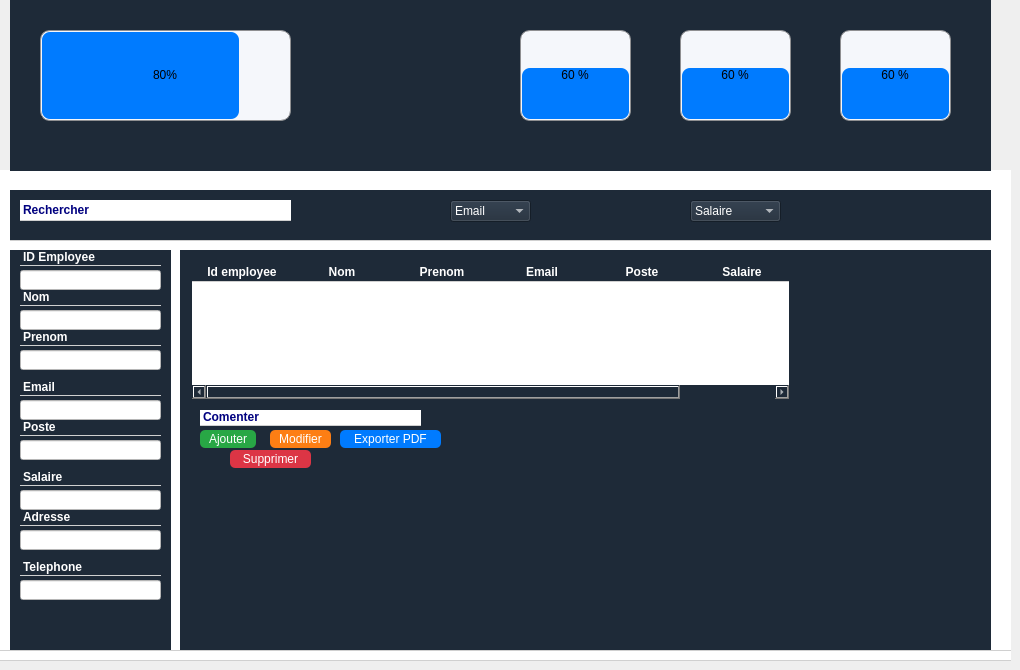
    <widget class="QWidget" name="Employe_2">
     <widget class="QStackedWidget" name="client_3">
      <property name="geometry">
       <rect>
        <x>0</x>
        <y>170</y>
        <width>1011</width>
        <height>491</height>
       </rect>
      </property>
      <property name="cursor">
       <cursorShape>ArrowCursor</cursorShape>
      </property>
      <property name="mouseTracking">
       <bool>true</bool>
      </property>
      <property name="tabletTracking">
       <bool>true</bool>
      </property>
      <property name="styleSheet">
       <string notr="true">QFrame {
background-color:white;
border: none; 
border-bottom: 1px solid #d0d0d0 ;
}</string>
      </property>
      <property name="frameShape">
       <enum>QFrame::Shape::StyledPanel</enum>
      </property>
      <property name="frameShadow">
       <enum>QFrame::Shadow::Raised</enum>
      </property>
      <property name="currentIndex">
       <number>0</number>
      </property>
      <widget class="QWidget" name="add_client_4">
       <widget class="QFrame" name="cruds">
        <property name="geometry">
         <rect>
          <x>180</x>
          <y>80</y>
          <width>811</width>
          <height>401</height>
         </rect>
        </property>
        <property name="styleSheet">
         <string notr="true">background-color: #1e2a38;
color: white;
font: bold 11pt &quot;Arial&quot;;

</string>
        </property>
        <property name="frameShape">
         <enum>QFrame::Shape::NoFrame</enum>
        </property>
        <widget class="QLabel" name="comment">
         <property name="geometry">
          <rect>
           <x>20</x>
           <y>160</y>
           <width>221</width>
           <height>16</height>
          </rect>
         </property>
         <property name="styleSheet">
          <string notr="true">background-color: white;
    gridline-color: #ccc;
    font: 10pt &quot;Arial&quot;;
</string>
         </property>
         <property name="text">
          <string>&lt;html&gt;&lt;head/&gt;&lt;body&gt;&lt;p&gt;&lt;span style=&quot; font-weight:700; color:#00007f;&quot;&gt;Comenter&lt;/span&gt;&lt;/p&gt;&lt;/body&gt;&lt;/html&gt;</string>
         </property>
        </widget>
        <widget class="QPushButton" name="ajouter">
         <property name="geometry">
          <rect>
           <x>20</x>
           <y>180</y>
           <width>56</width>
           <height>18</height>
          </rect>
         </property>
         <property name="styleSheet">
          <string notr="true">QPushButton {
    background-color: #28a745;
    color: white;
    border-radius: 5px;
}

</string>
         </property>
         <property name="text">
          <string>Ajouter</string>
         </property>
        </widget>
        <widget class="QPushButton" name="modifier">
         <property name="geometry">
          <rect>
           <x>90</x>
           <y>180</y>
           <width>61</width>
           <height>18</height>
          </rect>
         </property>
         <property name="styleSheet">
          <string notr="true">QPushButton {
    background-color: #fd7e14;
    color: white;
    border-radius: 5px;
}
</string>
         </property>
         <property name="text">
          <string>Modifier</string>
         </property>
        </widget>
        <widget class="QPushButton" name="exporter">
         <property name="geometry">
          <rect>
           <x>160</x>
           <y>180</y>
           <width>101</width>
           <height>18</height>
          </rect>
         </property>
         <property name="styleSheet">
          <string notr="true">QPushButton {
    background-color: #007bff;
    color: white;
    border-radius: 5px;
}
</string>
         </property>
         <property name="text">
          <string>Exporter PDF</string>
         </property>
        </widget>
        <widget class="QPushButton" name="supprimer">
         <property name="geometry">
          <rect>
           <x>50</x>
           <y>200</y>
           <width>81</width>
           <height>18</height>
          </rect>
         </property>
         <property name="styleSheet">
          <string notr="true">QPushButton {
    background-color: #dc3545;
    color: white;
    border-radius: 5px;
}</string>
         </property>
         <property name="text">
          <string>Supprimer</string>
         </property>
        </widget>
        <widget class="QTableWidget" name="tableau">
         <property name="geometry">
          <rect>
           <x>10</x>
           <y>10</y>
           <width>601</width>
           <height>141</height>
          </rect>
         </property>
         <property name="styleSheet">
          <string notr="true">QTableWidget {
    background-color: white;        /* cellules blanches */
    color: #1e2a38;                 /* texte bleu foncé */
    border: 2px solid #1e2a38;      /* bordures du tableau */
    font: bold 11pt &quot;Arial&quot;;
}

QTableWidget::item {
    background-color: white;        /* garde les cellules blanches */
    color: #1e2a38;
}

QHeaderView::section {
    background-color: #1e2a38;      /* en-tête bleu foncé */
    color: white;                   /* texte blanc */
    font: bold 11pt &quot;Arial&quot;;
    border: 1px solid #1e2a38;
}
</string>
         </property>
         <column>
          <property name="text">
           <string>Id employee</string>
          </property>
          <property name="font">
           <font>
            <bold>true</bold>
           </font>
          </property>
         </column>
         <column>
          <property name="text">
           <string>Nom</string>
          </property>
          <property name="font">
           <font>
            <bold>true</bold>
           </font>
          </property>
         </column>
         <column>
          <property name="text">
           <string>Prenom</string>
          </property>
          <property name="font">
           <font>
            <bold>true</bold>
           </font>
          </property>
         </column>
         <column>
          <property name="text">
           <string>Email</string>
          </property>
          <property name="font">
           <font>
            <bold>true</bold>
           </font>
          </property>
         </column>
         <column>
          <property name="text">
           <string>Poste</string>
          </property>
          <property name="font">
           <font>
            <bold>true</bold>
           </font>
          </property>
         </column>
         <column>
          <property name="text">
           <string>Salaire</string>
          </property>
          <property name="font">
           <font>
            <bold>true</bold>
           </font>
          </property>
         </column>
        </widget>
       </widget>
       <widget class="QFrame" name="liste">
        <property name="geometry">
         <rect>
          <x>10</x>
          <y>80</y>
          <width>161</width>
          <height>401</height>
         </rect>
        </property>
        <property name="styleSheet">
         <string notr="true">background-color: #1e2a38;
color: white;
font: bold 11pt &quot;Arial&quot;;</string>
        </property>
        <property name="frameShape">
         <enum>QFrame::Shape::NoFrame</enum>
        </property>
        <widget class="QLabel" name="idemployee">
         <property name="geometry">
          <rect>
           <x>10</x>
           <y>0</y>
           <width>141</width>
           <height>16</height>
          </rect>
         </property>
         <property name="styleSheet">
          <string notr="true"/>
         </property>
         <property name="text">
          <string>&lt;html&gt;&lt;head/&gt;&lt;body&gt;&lt;p&gt;&lt;span style=&quot; font-weight:704;&quot;&gt;ID Employee&lt;/span&gt;&lt;/p&gt;&lt;/body&gt;&lt;/html&gt;</string>
         </property>
        </widget>
        <widget class="QLabel" name="nom">
         <property name="geometry">
          <rect>
           <x>10</x>
           <y>40</y>
           <width>141</width>
           <height>16</height>
          </rect>
         </property>
         <property name="text">
          <string>&lt;html&gt;&lt;head/&gt;&lt;body&gt;&lt;p&gt;&lt;span style=&quot; font-weight:704;&quot;&gt;Nom&lt;/span&gt;&lt;/p&gt;&lt;/body&gt;&lt;/html&gt;</string>
         </property>
        </widget>
        <widget class="QLabel" name="prenom">
         <property name="geometry">
          <rect>
           <x>10</x>
           <y>80</y>
           <width>141</width>
           <height>16</height>
          </rect>
         </property>
         <property name="text">
          <string>&lt;html&gt;&lt;head/&gt;&lt;body&gt;&lt;p&gt;&lt;span style=&quot; font-weight:704;&quot;&gt;Prenom&lt;/span&gt;&lt;/p&gt;&lt;/body&gt;&lt;/html&gt;</string>
         </property>
        </widget>
        <widget class="QLabel" name="adresse">
         <property name="geometry">
          <rect>
           <x>10</x>
           <y>260</y>
           <width>141</width>
           <height>16</height>
          </rect>
         </property>
         <property name="text">
          <string>&lt;html&gt;&lt;head/&gt;&lt;body&gt;&lt;p&gt;&lt;span style=&quot; font-weight:700;&quot;&gt;Adresse&lt;/span&gt;&lt;/p&gt;&lt;/body&gt;&lt;/html&gt;</string>
         </property>
        </widget>
        <widget class="QLabel" name="telephone">
         <property name="geometry">
          <rect>
           <x>10</x>
           <y>310</y>
           <width>141</width>
           <height>16</height>
          </rect>
         </property>
         <property name="text">
          <string>&lt;html&gt;&lt;head/&gt;&lt;body&gt;&lt;p&gt;&lt;span style=&quot; font-weight:700;&quot;&gt;Telephone&lt;/span&gt;&lt;/p&gt;&lt;/body&gt;&lt;/html&gt;</string>
         </property>
        </widget>
        <widget class="QLineEdit" name="idline">
         <property name="geometry">
          <rect>
           <x>10</x>
           <y>20</y>
           <width>141</width>
           <height>20</height>
          </rect>
         </property>
         <property name="font">
          <font>
           <family>Arial</family>
           <pointsize>10</pointsize>
           <italic>false</italic>
           <bold>false</bold>
          </font>
         </property>
         <property name="styleSheet">
          <string notr="true">background-color: white;
    gridline-color: #ccc;
    font: 10pt &quot;Arial&quot;;</string>
         </property>
         <property name="echoMode">
          <enum>QLineEdit::EchoMode::Normal</enum>
         </property>
        </widget>
        <widget class="QLineEdit" name="nomline">
         <property name="geometry">
          <rect>
           <x>10</x>
           <y>60</y>
           <width>141</width>
           <height>20</height>
          </rect>
         </property>
         <property name="styleSheet">
          <string notr="true">background-color: white;
    gridline-color: #ccc;
    font: 10pt &quot;Arial&quot;;
</string>
         </property>
        </widget>
        <widget class="QLineEdit" name="adresseline">
         <property name="geometry">
          <rect>
           <x>10</x>
           <y>280</y>
           <width>141</width>
           <height>20</height>
          </rect>
         </property>
         <property name="styleSheet">
          <string notr="true">background-color: white;
    gridline-color: #ccc;
    font: 10pt &quot;Arial&quot;;
</string>
         </property>
        </widget>
        <widget class="QLineEdit" name="telephoneline">
         <property name="geometry">
          <rect>
           <x>10</x>
           <y>330</y>
           <width>141</width>
           <height>20</height>
          </rect>
         </property>
         <property name="styleSheet">
          <string notr="true">background-color: white;
    gridline-color: #ccc;
    font: 10pt &quot;Arial&quot;;
</string>
         </property>
        </widget>
        <widget class="QLabel" name="email">
         <property name="geometry">
          <rect>
           <x>10</x>
           <y>130</y>
           <width>141</width>
           <height>16</height>
          </rect>
         </property>
         <property name="text">
          <string>&lt;html&gt;&lt;head/&gt;&lt;body&gt;&lt;p&gt;&lt;span style=&quot; font-weight:704;&quot;&gt;Email&lt;/span&gt;&lt;/p&gt;&lt;/body&gt;&lt;/html&gt;</string>
         </property>
        </widget>
        <widget class="QLineEdit" name="emailline">
         <property name="geometry">
          <rect>
           <x>10</x>
           <y>150</y>
           <width>141</width>
           <height>20</height>
          </rect>
         </property>
         <property name="styleSheet">
          <string notr="true">background-color: white;
    gridline-color: #ccc;
    font: 10pt &quot;Arial&quot;;
</string>
         </property>
        </widget>
        <widget class="QLabel" name="poste">
         <property name="geometry">
          <rect>
           <x>10</x>
           <y>170</y>
           <width>141</width>
           <height>16</height>
          </rect>
         </property>
         <property name="text">
          <string>&lt;html&gt;&lt;head/&gt;&lt;body&gt;&lt;p&gt;&lt;span style=&quot; font-weight:704;&quot;&gt;Poste&lt;/span&gt;&lt;/p&gt;&lt;/body&gt;&lt;/html&gt;</string>
         </property>
        </widget>
        <widget class="QLineEdit" name="salaireline">
         <property name="geometry">
          <rect>
           <x>10</x>
           <y>240</y>
           <width>141</width>
           <height>20</height>
          </rect>
         </property>
         <property name="styleSheet">
          <string notr="true">background-color: white;
    gridline-color: #ccc;
    font: 10pt &quot;Arial&quot;;
</string>
         </property>
        </widget>
        <widget class="QLineEdit" name="posteline">
         <property name="geometry">
          <rect>
           <x>10</x>
           <y>190</y>
           <width>141</width>
           <height>20</height>
          </rect>
         </property>
         <property name="styleSheet">
          <string notr="true">background-color: white;
    gridline-color: #ccc;
    font: 10pt &quot;Arial&quot;;
</string>
         </property>
        </widget>
        <widget class="QLabel" name="salaire">
         <property name="geometry">
          <rect>
           <x>10</x>
           <y>220</y>
           <width>141</width>
           <height>16</height>
          </rect>
         </property>
         <property name="text">
          <string>&lt;html&gt;&lt;head/&gt;&lt;body&gt;&lt;p&gt;&lt;span style=&quot; font-weight:704;&quot;&gt;Salaire&lt;/span&gt;&lt;/p&gt;&lt;/body&gt;&lt;/html&gt;</string>
         </property>
        </widget>
        <widget class="QLineEdit" name="prenomline">
         <property name="geometry">
          <rect>
           <x>10</x>
           <y>100</y>
           <width>141</width>
           <height>20</height>
          </rect>
         </property>
         <property name="styleSheet">
          <string notr="true">background-color: white;
    gridline-color: #ccc;
    font: 10pt &quot;Arial&quot;;
</string>
         </property>
        </widget>
       </widget>
       <widget class="QFrame" name="trirecherche">
        <property name="geometry">
         <rect>
          <x>10</x>
          <y>20</y>
          <width>981</width>
          <height>51</height>
         </rect>
        </property>
        <property name="styleSheet">
         <string notr="true">background-color: #1e2a38;
color: white;
font: bold 11pt &quot;Arial&quot;;

</string>
        </property>
        <property name="frameShape">
         <enum>QFrame::Shape::NoFrame</enum>
        </property>
        <widget class="QLabel" name="recherche">
         <property name="geometry">
          <rect>
           <x>10</x>
           <y>10</y>
           <width>271</width>
           <height>21</height>
          </rect>
         </property>
         <property name="styleSheet">
          <string notr="true">background-color: white;
    gridline-color: #ccc;
    font: 10pt &quot;Arial&quot;;</string>
         </property>
         <property name="text">
          <string>&lt;html&gt;&lt;head/&gt;&lt;body&gt;&lt;p&gt;&lt;span style=&quot; font-weight:700; color:#00007f;&quot;&gt;Rechercher&lt;/span&gt;&lt;/p&gt;&lt;/body&gt;&lt;/html&gt;</string>
         </property>
        </widget>
        <widget class="QComboBox" name="triemail">
         <property name="geometry">
          <rect>
           <x>440</x>
           <y>10</y>
           <width>81</width>
           <height>22</height>
          </rect>
         </property>
         <item>
          <property name="text">
           <string>Email</string>
          </property>
         </item>
         <item>
          <property name="text">
           <string/>
          </property>
         </item>
         <item>
          <property name="text">
           <string/>
          </property>
         </item>
        </widget>
        <widget class="QComboBox" name="trisalaire">
         <property name="geometry">
          <rect>
           <x>680</x>
           <y>10</y>
           <width>91</width>
           <height>22</height>
          </rect>
         </property>
         <item>
          <property name="text">
           <string>Salaire</string>
          </property>
         </item>
         <item>
          <property name="text">
           <string>0-500d</string>
          </property>
         </item>
         <item>
          <property name="text">
           <string>500-1000</string>
          </property>
         </item>
         <item>
          <property name="text">
           <string>1500-2000</string>
          </property>
         </item>
         <item>
          <property name="text">
           <string>2500-3000</string>
          </property>
         </item>
         <item>
          <property name="text">
           <string>3500-4000</string>
          </property>
         </item>
         <item>
          <property name="text">
           <string>4500-5000</string>
          </property>
         </item>
         <item>
          <property name="text">
           <string>&gt;5000</string>
          </property>
         </item>
        </widget>
       </widget>
       <widget class="QLabel" name="label">
        <property name="geometry">
         <rect>
          <x>-10</x>
          <y>0</y>
          <width>1141</width>
          <height>481</height>
         </rect>
        </property>
        <property name="text">
         <string/>
        </property>
        <property name="pixmap">
         <pixmap>../../../Downloads/bg.png</pixmap>
        </property>
       </widget>
       <zorder>label</zorder>
       <zorder>cruds</zorder>
       <zorder>trirecherche</zorder>
       <zorder>liste</zorder>
      </widget>
     </widget>
     <widget class="QProgressBar" name="pourcentage_2">
      <property name="geometry">
       <rect>
        <x>520</x>
        <y>30</y>
        <width>111</width>
        <height>91</height>
       </rect>
      </property>
      <property name="styleSheet">
       <string notr="true">QProgressBar {
    border: 1px solid #8f8f91;
    border-radius: 10px;          /* Outer border radius */
    background-color: #F5F7FB;    /* Background color */
    text-align: center;           /* Centered text */
}

QProgressBar::chunk {
    background-color: #007bff;   /* Navy Blue fill color */
    border-radius: 8px;           /* Inner fill border radius */
    margin: 1px;                  /* Adds space for rounded edges */
}
</string>
      </property>
      <property name="value">
       <number>60</number>
      </property>
      <property name="alignment">
       <set>Qt::AlignmentFlag::AlignHCenter|Qt::AlignmentFlag::AlignTop</set>
      </property>
      <property name="textVisible">
       <bool>true</bool>
      </property>
      <property name="orientation">
       <enum>Qt::Orientation::Vertical</enum>
      </property>
      <property name="invertedAppearance">
       <bool>false</bool>
      </property>
      <property name="textDirection">
       <enum>QProgressBar::Direction::BottomToTop</enum>
      </property>
      <property name="format">
       <string>%p %</string>
      </property>
     </widget>
     <widget class="QProgressBar" name="pourcentage_3">
      <property name="geometry">
       <rect>
        <x>680</x>
        <y>30</y>
        <width>111</width>
        <height>91</height>
       </rect>
      </property>
      <property name="styleSheet">
       <string notr="true">QProgressBar {
    border: 1px solid #8f8f91;
    border-radius: 10px;          /* Outer border radius */
    background-color: #F5F7FB;    /* Background color */
    text-align: center;           /* Centered text */
}

QProgressBar::chunk {
    background-color: #007bff;   /* Navy Blue fill color */
    border-radius: 8px;           /* Inner fill border radius */
    margin: 1px;                  /* Adds space for rounded edges */
}
</string>
      </property>
      <property name="value">
       <number>60</number>
      </property>
      <property name="alignment">
       <set>Qt::AlignmentFlag::AlignHCenter|Qt::AlignmentFlag::AlignTop</set>
      </property>
      <property name="textVisible">
       <bool>true</bool>
      </property>
      <property name="orientation">
       <enum>Qt::Orientation::Vertical</enum>
      </property>
      <property name="invertedAppearance">
       <bool>false</bool>
      </property>
      <property name="textDirection">
       <enum>QProgressBar::Direction::BottomToTop</enum>
      </property>
      <property name="format">
       <string>%p %</string>
      </property>
     </widget>
     <widget class="QProgressBar" name="pourcentage_4">
      <property name="geometry">
       <rect>
        <x>840</x>
        <y>30</y>
        <width>111</width>
        <height>91</height>
       </rect>
      </property>
      <property name="styleSheet">
       <string notr="true">QProgressBar {
    border: 1px solid #8f8f91;
    border-radius: 10px;          /* Outer border radius */
    background-color: #F5F7FB;    /* Background color */
    text-align: center;           /* Centered text */
}

QProgressBar::chunk {
    background-color: #007bff;   /* Navy Blue fill color */
    border-radius: 8px;           /* Inner fill border radius */
    margin: 1px;                  /* Adds space for rounded edges */
}
</string>
      </property>
      <property name="value">
       <number>60</number>
      </property>
      <property name="alignment">
       <set>Qt::AlignmentFlag::AlignHCenter|Qt::AlignmentFlag::AlignTop</set>
      </property>
      <property name="textVisible">
       <bool>true</bool>
      </property>
      <property name="orientation">
       <enum>Qt::Orientation::Vertical</enum>
      </property>
      <property name="invertedAppearance">
       <bool>false</bool>
      </property>
      <property name="textDirection">
       <enum>QProgressBar::Direction::BottomToTop</enum>
      </property>
      <property name="format">
       <string>%p %</string>
      </property>
     </widget>
     <widget class="QProgressBar" name="progressBar">
      <property name="geometry">
       <rect>
        <x>40</x>
        <y>30</y>
        <width>251</width>
        <height>91</height>
       </rect>
      </property>
      <property name="styleSheet">
       <string notr="true">QProgressBar {
    border: 1px solid #8f8f91;
    border-radius: 10px;          /* Outer border radius */
    background-color: #F5F7FB;    /* Background color */
    text-align: center;           /* Centered text */
}

QProgressBar::chunk {
    background-color: #007bff;   /* Navy Blue fill color */
    border-radius: 8px;           /* Inner fill border radius */
    margin: 1px;                  /* Adds space for rounded edges */
}
</string>
      </property>
      <property name="minimum">
       <number>0</number>
      </property>
      <property name="maximum">
       <number>100</number>
      </property>
      <property name="value">
       <number>80</number>
      </property>
      <property name="orientation">
       <enum>Qt::Orientation::Horizontal</enum>
      </property>
      <property name="invertedAppearance">
       <bool>false</bool>
      </property>
      <property name="textDirection">
       <enum>QProgressBar::Direction::TopToBottom</enum>
      </property>
     </widget>
     <widget class="QLabel" name="label_8">
      <property name="geometry">
       <rect>
        <x>10</x>
        <y>0</y>
        <width>981</width>
        <height>171</height>
       </rect>
      </property>
      <property name="styleSheet">
       <string notr="true">background-color: #1e2a38;
color: white;
font: bold 11pt &quot;Arial&quot;;</string>
      </property>
      <property name="text">
       <string/>
      </property>
     </widget>
     <zorder>client_3</zorder>
     <zorder>label_8</zorder>
     <zorder>progressBar</zorder>
     <zorder>pourcentage_4</zorder>
     <zorder>pourcentage_3</zorder>
     <zorder>pourcentage_2</zorder>
    </widget>
